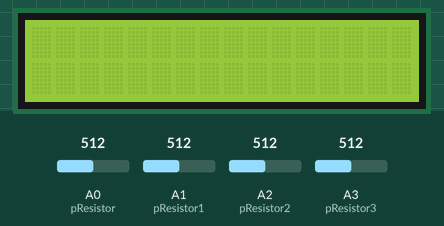
Recording of a sketch running on a simulated Arduino Uno, built with avr-gcc and run on an emulated ATmega328P. Parts: 16×2 character LCD. Inputs (shaded band) come from the test bench; at power-on: A0 (pResistor) = 512, A1 (pResistor1) = 512, A2 (pResistor2) = 512, A3 (pResistor3) = 512. What the sketch prints to the serial monitor is not drawn.

Above: at 1.2 s.
1.3 s: A0 (pResistor) set to 416
2.8 s: A0 (pResistor) set to 389
At 4.3 s:
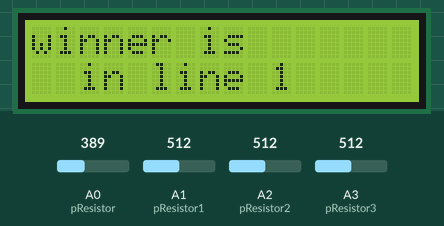
4.6 s: A1 (pResistor1) set to 390
At 5.3 s:
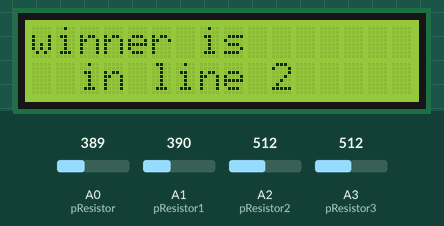
6.2 s: A2 (pResistor2) set to 390
At 7.0 s:
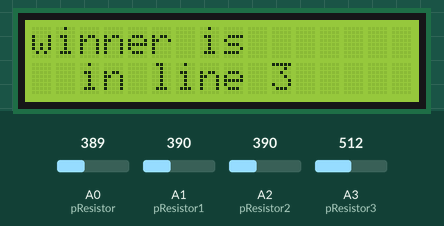
7.8 s: A3 (pResistor3) set to 410
9.3 s: A3 (pResistor3) set to 389
At 10.3 s:
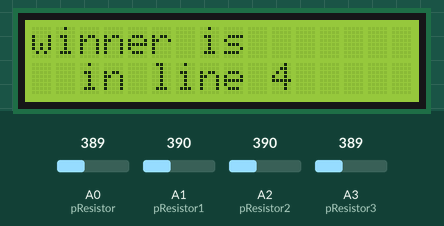
Timing chart, 0 to 12.2 s (numbered marks = the images above; inputs shaded):
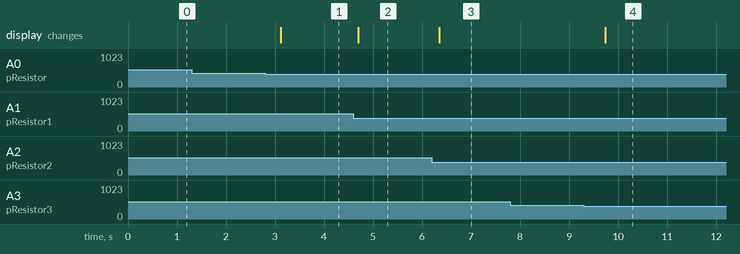

The sketch:

ledphotoresistorFINAL.ino
```cpp
/* Use a photoresistor (or photocell) to turn on an LED in the dark
   More info and circuit schematic: http://www.ardumotive.com/how-to-use-a-photoresistor-en.html
   Dev: Michalis Vasilakis // Date: 8/6/2015 // www.ardumotive.com */

#include <Wire.h>
#include <LiquidCrystal_I2C.h>

//Constants
const int pResistor = A0; // Photoresistor at Arduino analog pin A0
const int pResistor1 = A1; // Photoresistor at Arduino analog pin A1
const int pResistor2 = A2; // Photoresistor at Arduino analog pin A2
const int pResistor3 = A3; // Photoresistor at Arduino analog pin A3
//Variables
int value;          // Store value from photoresistor (0-1023)
int value1;
int value2;          // Store value from photoresistor (0-1023)
int value3;

LiquidCrystal_I2C lcd(0x27, 16, 2); // set the LCD address to 0x27 for a 16 chars and 2 line display


void setup() {

  pinMode(pResistor, INPUT);// Set pResistor - A0 pin as an input (optional)
  pinMode(pResistor1, INPUT);// Set pResistor - A1 pin as an input (optional)
  pinMode(pResistor2, INPUT);// Set pResistor - A0 pin as an input (optional)
  pinMode(pResistor3, INPUT);// Set pResistor - A1 pin as an input (optional)
  Serial.begin(9600);
  lcd.init(); // initialize the lcd
  lcd.backlight();
}


void loop() {
  lcd.clear();
  value = analogRead(pResistor);
  value1 = analogRead(pResistor1);
  value2 = analogRead(pResistor2);
  value3 = analogRead(pResistor3);
  Serial.print(value);
  Serial.println(value1);
  Serial.print(value2);
  Serial.println(value3);
  //You can change value "400", we found it by serial printing the values from the photoresistor under normal conditions
  if (value < 400) {

    lcd.setCursor(0, 0);         // move cursor to   (0, 0)
    lcd.print("winner is ");        // print message at (0, 0)
    lcd.setCursor(2, 1);         // move cursor to   (2, 1)
    lcd.print("in line 1"); // print message at (2, 1)
  }
  //You can change value "400", we found it by serial printing the values from the photoresistor under normal conditions
  if (value1 < 400) {

    lcd.setCursor(0, 0);         // move cursor to   (0, 0)
    lcd.print("winner is ");        // print message at (0, 0)
    lcd.setCursor(2, 1);         // move cursor to   (2, 1)
    lcd.print("in line 2"); // print message at (2, 1)
  }
  if (value2 < 400) {

    lcd.setCursor(0, 0);         // move cursor to   (0, 0)
    lcd.print("winner is ");        // print message at (0, 0)
    lcd.setCursor(2, 1);         // move cursor to   (2, 1)
    lcd.print("in line 3"); // print message at (2, 1)
  }
  if (value3 < 400) {

    lcd.setCursor(0, 0);         // move cursor to   (0, 0)
    lcd.print("winner is ");        // print message at (0, 0)
    lcd.setCursor(2, 1);         // move cursor to   (2, 1)
    lcd.print("in line 4"); // print message at (2, 1)
  }
  delay(500); //Small delay

}
```

Measured:
- the behaviour switches between 400 and 399 on A0 (pResistor) (found by bisection; images 0 and 1)
- after the input at 1.3 s, every drawn part: stays the same
- after the input at 2.8 s, the display: changes after 0.31 s (image 1)
- after the input at 4.6 s, the display: changes after 0.10 s (image 2)
- after the input at 6.2 s, the display: changes after 0.15 s (image 3)
- after the input at 7.8 s, every drawn part: stays the same
- after the input at 9.3 s, the display: changes after 0.43 s (image 4)
